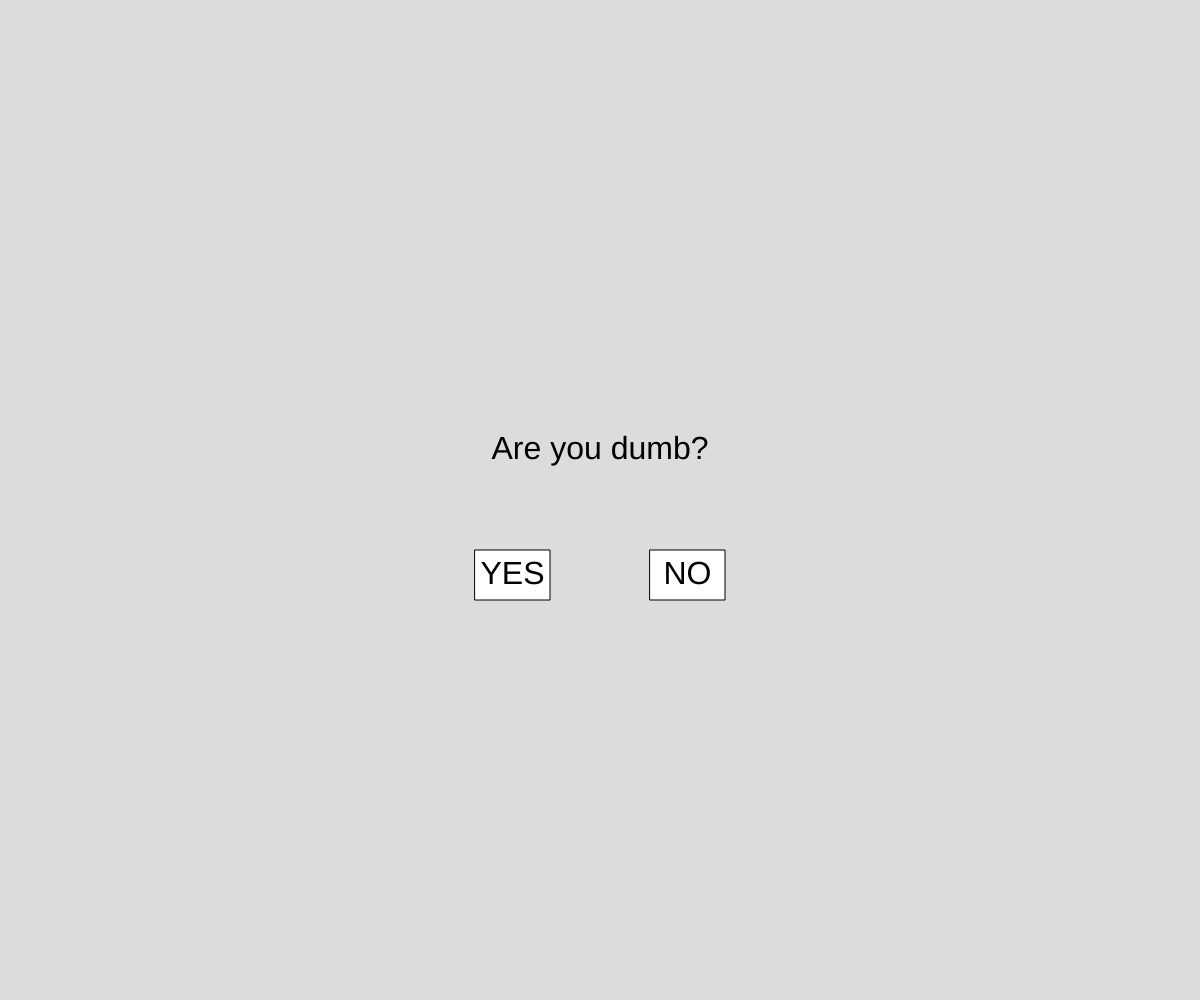
Frame 1 (no input)
Frame 60 (no input): identical to frame 1, image omitted
Frame 120 (the mouse pressed at the canvas centre since frame 60): identical to frame 1, image omitted

The p5.js sketch that drew this single still picture (run headless with seeded random() and noise() and a simulated clock; from frame 60 on, the mouse is pressed at the canvas centre):

// p5.js sketch
// ── sketch.js
let dumb = false;
let yes, no;

function setup() {
  createCanvas(windowWidth, windowHeight);

  yes = new Button("YES");
  no = new Button("NO");
}

function draw() {
  background(220);

  textAlign(CENTER, CENTER);
  textSize(32);
  noStroke();
  fill(0);

  if (dumb) {
    text("I knew it :) ", width / 2, height / 2);
    noLoop();
  } else {
    text("Are you dumb?", width / 2, height / 2 - 50);
    yes.show();
    no.show();
  }
}

function mousePressed() {
  if (
    mouseX > no.x &&
    mouseX < no.x + no.width &&
    mouseY > no.y &&
    mouseY < no.y + no.height
  ) {
    no.x = random(0, width - no.width);
    no.y = random(0, height - no.height);
  } else if (
    mouseX > yes.x &&
    mouseX < yes.x + yes.width &&
    mouseY > yes.y &&
    mouseY < yes.y + yes.height
  ) {
    dumb = true;
  }
}

// ── button.js
class Button {
  constructor(name) {
    this.name = name;
    this.width = 75;
    this.height = 50;
    
    if (name == "YES") {
      this.x = width/2-125;
      this.y = height/2+50;
    } else if (name == "NO") {
      this.x = width/2+50;
      this.y = height/2+50;
    }
  }
  
  show() {
    stroke(0);
    fill(255);
    rect(this.x, this.y, this.width, this.height);
    textAlign(CENTER, CENTER);
    textSize(32);
    noStroke();
    fill(0);
    text(this.name, this.x+this.width/2, this.y+this.height/2);
  }

}
